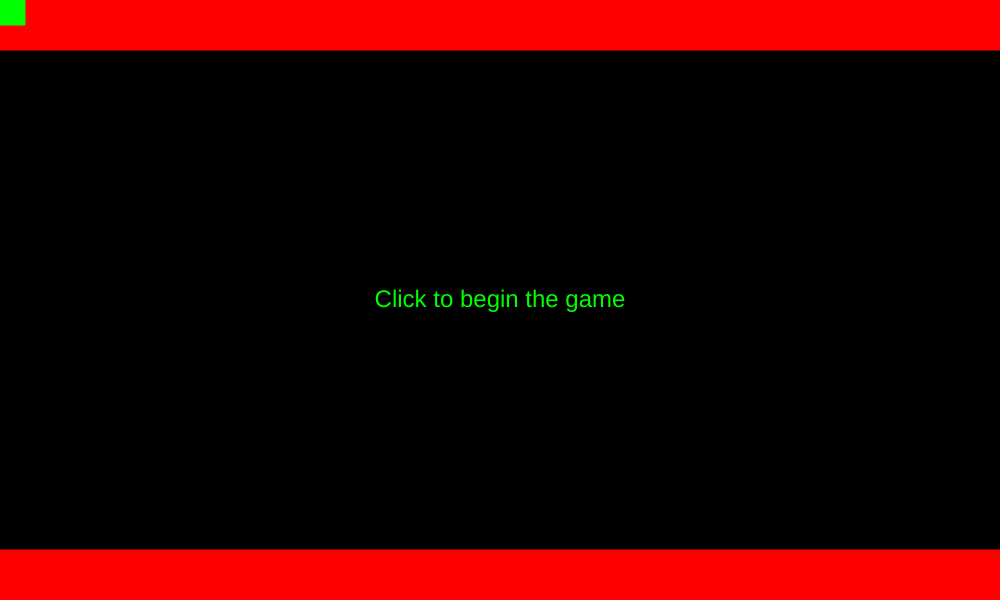
Frame 1 (no input)
Frame 60 (no input): identical to frame 1, image omitted
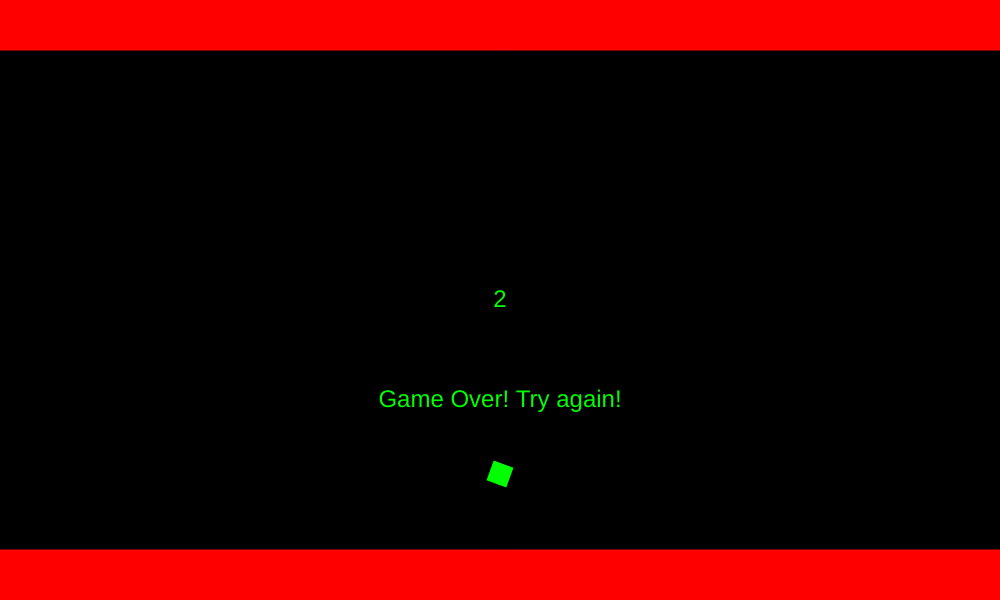
Frame 120 (the mouse pressed at the canvas centre since frame 60)

The p5.js sketch that drew these frames (run headless with seeded random() and noise() and a simulated clock; from frame 60 on, the mouse is pressed at the canvas centre):

// p5.js sketch
// ── sketch.js
//Game state controllers
let game_begin = false;
let game_over = false;

//X and Y of the player character
let coptor_x;
let coptor_y;

//X and Y of the projectiles the player must dodge
let ball_x = [500, 500, 500, 500, 500];
let ball_y = [300, 300, 300, 300, 300];

//Directions travelled by the projectiles
let ball_move_x = [1, 1, -1, -1, 1];
let ball_move_y = [1, -1, -1, 1, 1];

//Frame count after the game starts
let count = 0;

//Game over variables for the game over animation
let gameover_y;
let gameover_size = 1;
let gameover_angle = 0;

function setup() {
  createCanvas(1000, 600);
}

function draw() {
  //Setting up the background and top/bottom walls
  background(0);
  rectMode(CORNERS);
  stroke(color(255, 0, 0));
  fill(color(255, 0, 0));
  rect(0, 0, 1000, 50);
  rect(0, 550, 1000, 600);
  stroke(color(0, 255, 0));
  fill(color(0, 255, 0));

  //Drawing the player character
  if (game_over == false) {
    coptor_x = mouseX;
    coptor_y = mouseY;
    gameover_y = mouseY;
    beginShape();
      vertex(coptor_x - 25, coptor_y - 25);
      vertex(coptor_x - 5, coptor_y - 25);
      vertex(coptor_x - 5, coptor_y - 40);
      vertex(coptor_x - 35, coptor_y - 40);
      vertex(coptor_x - 35, coptor_y - 50);
      vertex(coptor_x + 35, coptor_y - 50);
      vertex(coptor_x + 35, coptor_y - 40);
      vertex(coptor_x + 5, coptor_y - 40);
      vertex(coptor_x + 5, coptor_y - 25);
      vertex(coptor_x + 25, coptor_y - 25);
      vertex(coptor_x + 25, coptor_y + 25);
      vertex(coptor_x - 25, coptor_y + 25);
      endShape(CLOSE);
  }

  //If the game hasn't started yet, display a message to click to begin
  if (game_begin == false) {
    noStroke();
    fill(color(0, 255, 0));
    textAlign(CENTER, CENTER);
    textSize(24);
    text("Click to begin the game", 500, 300);
  }

  //If the player has lost, display text saying game over and play the game over animation
  else if (game_over == true) {
    noStroke();
    fill(color(0, 255, 0));
    textAlign(CENTER, CENTER);
    textSize(24);
    text(count, 500, 300);
    text("Game Over! Try again!", 500, 400);
    gameover_y += 3;
    gameover_angle += 5;
    if (gameover_size >= 0) {
      gameover_size -= 0.01;
    }
    gameOverAnimation();
  }

  //Standard state of the game, displaying the score and moving the projectiles
  else {
    noStroke();
    fill(color(0, 255, 0));
    textAlign(CENTER, CENTER);
    textSize(24);
    text(count, 500, 300);

    for (let i = 0; i < 5; i++) {
      drawBall(i);
    }
    gameOverCheck();
    count++;
  }
}

//Click to start the game
function mousePressed() {
  game_begin = true;
}

//Creates the projectiles and moves them
function drawBall(i) {
  if (game_begin && count > (600 * i)) {

    rectMode(CENTER);
    stroke(color(255, 0, 0));
    fill(color(255, 0, 0));
    rect(ball_x[i], ball_y[i], 20, 20);
    ball_x[i] += ball_move_x[i];
    ball_y[i] += ball_move_y[i];
    if (ball_x[i] <= 10 || ball_x[i] >= 990) {
      ball_move_x[i] *= -1;
    }
    if (ball_y[i] <= 60 || ball_y[i] >= 540) {
      ball_move_y[i] *= -1;
    }
  }
}

//Checks if the player has lost the game
function gameOverCheck() {
  if (coptor_y <= 75 || coptor_y >= 525) {
    game_over = true;
  }
  else {
    for (let i = 0; i < 4; i++) {
      if (dist(coptor_x, coptor_y, ball_x[i], ball_y[i]) <= 35 && ball_x[i] != 500 && ball_y[i] != 300) {
        game_over = true;
      }
    }
  }
}

//Plays the animation of the player falling once the game is over
function gameOverAnimation() {
  push();
  rectMode(CENTER);
  translate(coptor_x, gameover_y);
  angleMode(DEGREES);
  rotate(gameover_angle);
  scale(gameover_size);
  rect(0, 0, 50, 50);
}
